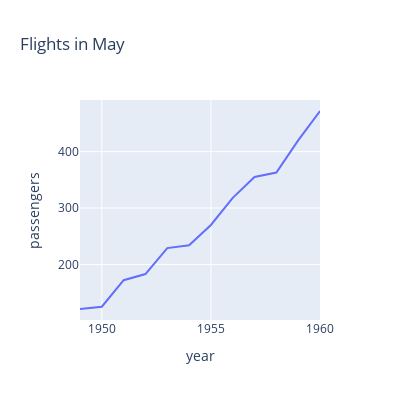

Notebook source saved alongside this figure:
### Markdown cell above
# Plotly

### Code cell
%%time
# import necessary libraries
import pandas as pd
import plotly.express as px

# load data stored in a CSV file
df = pd.read_csv("data/flights.csv")

# Filter the data for May flights
may_flights = df[df['month'] == 'May']

# Create line plot with Plotly Express
fig = px.line(may_flights, x="year", y="passengers", title="Flights in May", width=400, height=400)

# Show plot
fig.show()

### Figure 1 — Plotly figure (JSON) as saved in the notebook; plotly's stock layout.template omitted (floating-point values rounded to 4 significant figures)
{"data": [{"hovertemplate": "year=%{x}<br>passengers=%{y}<extra></extra>", "legendgroup": "", "line": {"color": "#636efa", "dash": "solid"}, "marker": {"symbol": "circle"}, "mode": "lines", "name": "", "orientation": "v", "showlegend": false, "type": "scatter", "x": [1949, 1950, 1951, 1952, 1953, 1954, 1955, 1956, 1957, 1958, 1959, 1960], "xaxis": "x", "y": [121, 125, 172, 183, 229, 234, 270, 318, 355, 363, 420, 472], "yaxis": "y"}], "layout": {"height": 400, "legend": {"tracegroupgap": 0}, "title": {"text": "Flights in May"}, "width": 400, "xaxis": {"anchor": "y", "autorange": true, "domain": [0, 1], "range": [1949, 1960], "title": {"text": "year"}, "type": "linear"}, "yaxis": {"anchor": "x", "autorange": true, "domain": [0, 1], "range": [101.5, 491.5], "title": {"text": "passengers"}, "type": "linear"}}}
